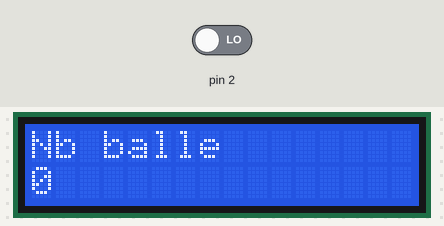
The sketch below on a simulated Arduino Uno, built with avr-gcc and run on an emulated ATmega328P. Shown: 16×2 character LCD. Inputs (shaded band) come from the test bench; at power-on: pin 2 LOW. What the sketch prints to the serial monitor is not drawn.

Above: at 1.2 s.
1.3 s: pin 2 driven HIGH
At 2.0 s:
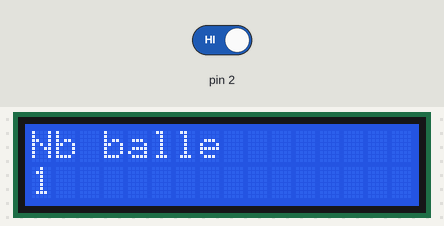
Timing chart, 0 to 4.3 s (numbered marks = the images above; inputs shaded):
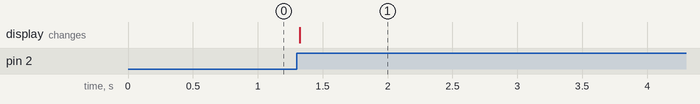

The sketch:

test_opto_interrupt.ino
```cpp
#include <LiquidCrystal.h>
LiquidCrystal lcd(12, 11, 5, 4, 3, 6);

volatile int comptageImpulsion=0;


void setup()   {

Serial.begin(9600);
lcd.begin(16, 2);
attachInterrupt(0, gestionINT0, RISING);
lcd.print("Nb balle");
lcd.setCursor(0,1);
lcd.print(comptageImpulsion);
}

void loop(){
  lcd.setCursor(0,1);
  lcd.print(comptageImpulsion);
  delay(50);
}

void gestionINT0() {
  comptageImpulsion=comptageImpulsion+1;
Serial.print("Nombre impulsions = ");
Serial.println(comptageImpulsion);


}
```

Measured:
- after the input at 1.3 s, the display: changes at once (image 1)
